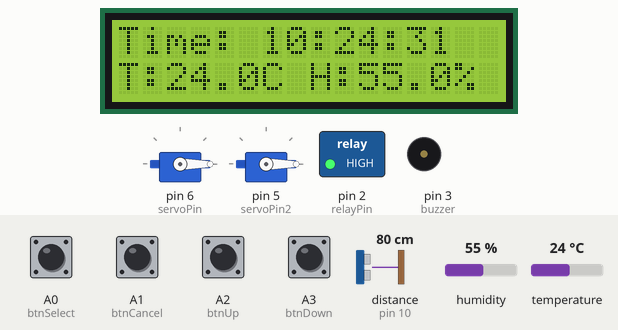
The sketch below on a simulated Arduino Uno, built with avr-gcc and run on an emulated ATmega328P. On the bench: 16×2 character LCD, 2 × servo, switched loads named in the sketch (green lamp = pin HIGH), buzzer (waves = sounding, pin HIGH). Wiring (inferred from the names in the program): ultrasonic range finder: trigger pin 11; echo pin 10. Inputs (shaded band) come from the test bench; at power-on: A0 (btnSelect), A1 (btnCancel), A2 (btnUp), A3 (btnDown) HIGH, distance to the obstacle (sensor on pin 10) 80 cm, humidity 55 %, temperature 24 °C. The echo pulse lasts 58.3 µs per cm; the local clock reads 2024-03-15 10:24:30 at power-on unless the sketch sets it; pins used as bus, display or sensor lines are not drawn; what the sketch prints to the serial monitor is not drawn.

Above: at 1.7 s.
1.8 s: A2 (btnUp) pulled LOW for 0.15 s
At 3.3 s:
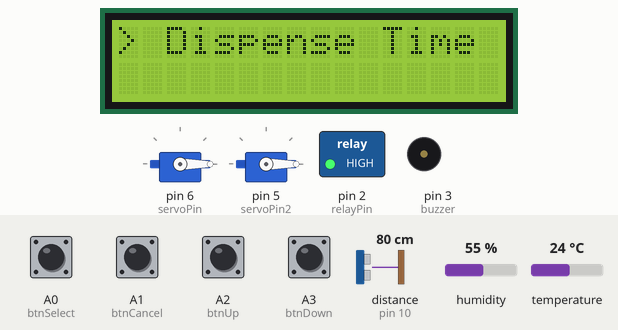
8.0 s: A0 (btnSelect) pulled LOW for 1 s
At 9.9 s:
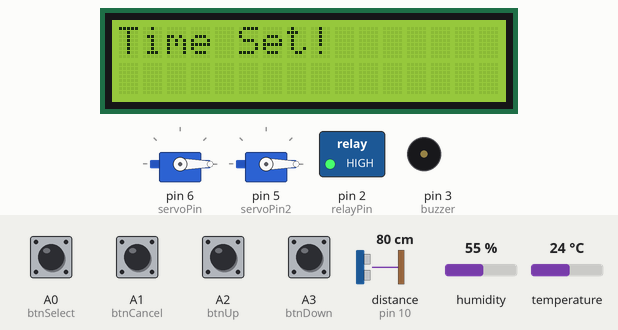
11.9 s: A3 (btnDown) pulled LOW for 0.15 s
At 12.6 s:
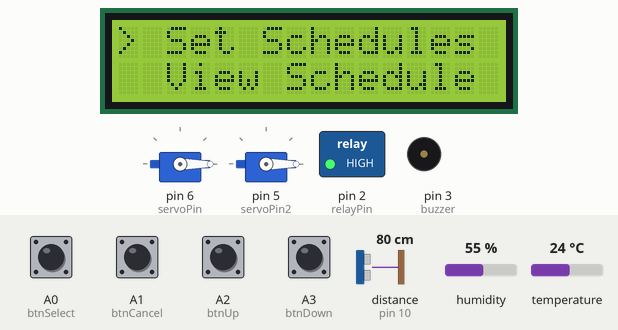
18.1 s: A0 (btnSelect) pulled LOW for 0.15 s
At 18.5 s:
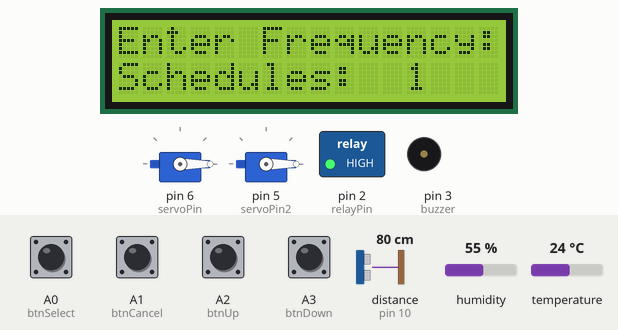
19.7 s: A0 (btnSelect) pulled LOW for 1 s
At 21.1 s:
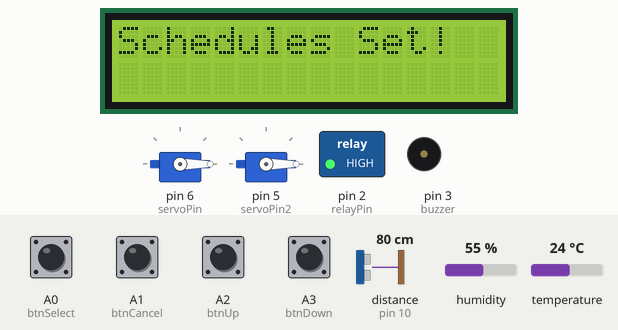
23.6 s: A2 (btnUp) pulled LOW for 1 s
At 23.97 s:
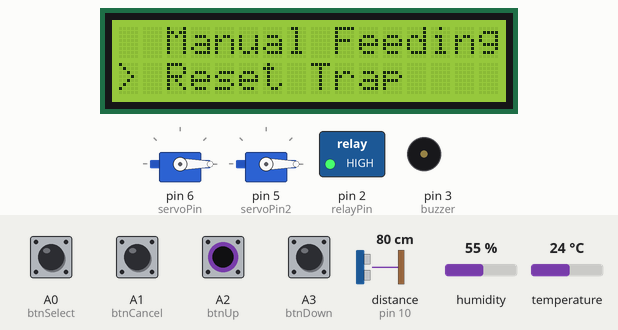
Timing chart, 0 to 26.6 s (numbered marks = the images above; inputs shaded):
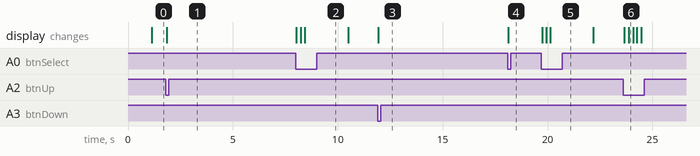

Measured:
- after the input at 1.8 s, the display: changes after 0.06 s (image 1)
- after the input at 8.0 s, the display: first changes at once (image 2 shows a later state)
- after the input at 11.9 s, the display: changes at once (image 3)
- after the input at 18.1 s, the display: changes at once (image 4)
- after the input at 19.7 s, the display: first changes at once (image 5 shows a later state)
- after the input at 23.6 s, the display: first changes after 0.05 s (image 6 shows a later state)

The sketch:

Cyreljade_Canete.ino
```cpp
#include <Wire.h>
#include <LiquidCrystal_I2C.h>
#include <Servo.h>  // Include the Servo library
#include <DHT.h>  // Include the DHT library
#include <RtcDS1302.h>
//  ultrasonic sensor 13 is echo 6 is trig
// LCD configuration
#define LCD_I2C_ADDRESS 0x27
LiquidCrystal_I2C lcd(LCD_I2C_ADDRESS, 16, 2);
// Ultrasonic sensor configuration
#define TRIG_PIN 11  // Trig pin connected to D11
#define ECHO_PIN 10  // Echo pin connected to D10
// Button pins
const int btnUp = A2;      // Up button
const int btnDown = A3;    // Down button
const int btnSelect = A0;  // Select button
const int btnCancel = A1;  // Cancel button

// Relay and Servo configuration
const int relayPin = 2;  // Relay module connected to A0
const int servoPin = 6;  // Servo motor connected to D6
const int servoPin2 = 5;
const int buzzer = 3;
Servo feederServo;        // Create
Servo trapServo;
// DS1302 Pin Definitions
#define DS1302_IO 8
#define DS1302_CLK 7
#define DS1302_RST 9

unsigned long lastScheduleCheckTime = 0;  // Timestamp of the last schedule check
const unsigned long scheduleCheckInterval = 60000;  // 60 seconds (in milliseconds)
unsigned long feedingStartTime = 0;  // Timestamp for scheduled feeding
bool feedingInProgress = false;      // Flag to track if feeding is in progress
// Initialize RTC instance
ThreeWire myWire(DS1302_IO, DS1302_CLK, DS1302_RST); // IO, SCLK, CE
RtcDS1302<ThreeWire> Rtc(myWire);

// DHT sensor configuration
#define DHTPIN 12         // Pin connected to DHT11 sensor
#define DHTTYPE DHT11     // DHT sensor type
DHT dht(DHTPIN, DHTTYPE); // Initialize DHT sensor


// Menu state
int menuIndex = 0;             // Current menu option (0 - Set a New Schedule, 1 - View Schedule, 2 - Manual Feeding, 3 - Reset Trap, 4 - Dispense Duration)
bool settingSchedule = false;  // If user is in the process of setting a schedule
int scheduleFrequency = 1;     // Number of schedules to be set
int scheduleHours[10];         // Array to store hours for each schedule (up to 10 schedules)
int scheduleMinutes[10];       // Array to store minutes for each schedule (up to 10 schedules)

// Dispense duration state
int dispenseDuration = 0;  // 0 = Water, 1 = Food
unsigned long dispenseTime = 0; // Dispense time in milliseconds

bool isIdle = true; // Flag to track whether the system is in idle mode
unsigned long lastUpdate = 0; // Timestamp for periodic updates
const unsigned long updateInterval = 500; // Update interval in milliseconds
unsigned long idleStartTime = 0;
const unsigned long idleTimeout = 7000;     // Timeout for inactivity (7 seconds)

// Debounce
unsigned long lastDebounceTime = 0;
const unsigned long debounceDelay = 200;  // Debounce delay in milliseconds
bool trapActivated = false;
// Function prototypes
bool isButtonPressed(int pin);
void updateMenu();
void resetToIdle();
void setSchedule();
void viewSchedule();
void setScheduleFrequency();
void setScheduleTime(int scheduleIndex);
void manualFeeding();
void resetTrap();  // Function to reset the trap
void setDispenseDuration(); // Function to set dispense duration
void setDispenseTime();  // Function to set dispense time
void updateIdleState();
void updateIdleDisplay();

void setup() {
  // Initialize LCD
  Serial.begin(9600);
  lcd.init();
  lcd.backlight();
  dht.begin();
  pinMode(TRIG_PIN, OUTPUT);
  pinMode(ECHO_PIN, INPUT);
  pinMode(btnUp, INPUT_PULLUP);
  pinMode(btnDown, INPUT_PULLUP);
  pinMode(btnSelect, INPUT_PULLUP);
  pinMode(btnCancel, INPUT_PULLUP);
  pinMode(buzzer, OUTPUT);
  pinMode(relayPin, OUTPUT);
  digitalWrite(relayPin, HIGH);
  digitalWrite(buzzer, LOW);
  feederServo.attach(servoPin);
  trapServo.attach(servoPin2);
  feederServo.write(0);  // Start servo at position 0
  trapServo.write(0);
  Rtc.Begin();

  // ---- Set RTC Time (Run Once, Then Comment This Line Out) ----


  // Initial idle state
  resetToIdle();
}


void loop() {
  unsigned long currentMillis = millis();
  checkScheduledFeeding();
  readUltrasonicSensor();
  if (feedingInProgress && (currentMillis - feedingStartTime >= dispenseTime)) {
    feedingInProgress = false;  // Reset feeding state
    resetToIdle();              // Return to idle state
  }
  // Check if the system is in idle state or menu
  // Update the idle state every second
  if (isIdle && (currentMillis - lastUpdate >= updateInterval)) {
    lastUpdate = currentMillis;
    updateIdleState();

  }

  // Automatically reset to idle if inactive for 7 seconds
  if (!isIdle && (currentMillis - idleStartTime >= idleTimeout)) {
    resetToIdle();
  }

  // Button presses for menu navigation
  if (isButtonPressed(btnUp)) {
    menuIndex = (menuIndex > 0) ? menuIndex - 1 : 4;
    updateMenu();
    idleStartTime = currentMillis;  // Reset idle timer on interaction
    isIdle = false;                // Exit idle mode
  }

  if (isButtonPressed(btnDown)) {
    menuIndex = (menuIndex < 4) ? menuIndex + 1 : 0;
    updateMenu();
    idleStartTime = currentMillis;  // Reset idle timer on interaction
    isIdle = false;                // Exit idle mode
  }

  if (isButtonPressed(btnSelect)) {
    if (menuIndex == 0) {
      setSchedule();
      } else if (menuIndex == 1) {
      viewSchedule();
    } else if (menuIndex == 2) {
      manualFeeding();
    } else if (menuIndex == 3) {
      resetTrap();
    } else if (menuIndex == 4) {
      setDispenseDuration();
    }
    idleStartTime = currentMillis;  // Reset idle timer on interaction
    isIdle = false;                // Exit idle mode
  }

  if (isButtonPressed(btnCancel)) {
    resetToIdle();
    idleStartTime = currentMillis;  // Reset idle timer on interaction
  }


}


void checkScheduledFeeding() {
  unsigned long currentMillis = millis();

  // Only check the schedule every 60 seconds
  if (currentMillis - lastScheduleCheckTime >= scheduleCheckInterval) {
    lastScheduleCheckTime = currentMillis;  // Update last check time

    // Get the current time
    RtcDateTime now = Rtc.GetDateTime();
    int currentHour = now.Hour();
    int currentMinute = now.Minute();

    // Check if there is a scheduled feeding
    for (int i = 0; i < scheduleFrequency; i++) {
      if (scheduleHours[i] == currentHour && scheduleMinutes[i] == currentMinute && !feedingInProgress) {
        // Schedule matches the current time, trigger feeding
        feedingStartTime = millis();  // Set the feeding start time
        feedingInProgress = true;     // Mark feeding as in progress
        manualFeeding();              // Call manual feeding function
        break;                        // Exit after the first match
      }
    }
  }
}

// Function to update the menu display
void updateMenu() {
  lcd.clear();  // Clear the display each time to avoid overlapping text

  // Only show two menu items at a time
  lcd.setCursor(0, 0);
  if (menuIndex == 0) {
    lcd.print("> Set Schedules");
  } else {
    lcd.print("  Set Schedules");
  }

  lcd.setCursor(0, 1);
  if (menuIndex == 1) {
    lcd.print("> View Schedule");
  } else {
    lcd.print("  View Schedule");
  }

  // Handle additional menu options by switching them out when needed
  if (menuIndex == 2) {
    lcd.clear();
    lcd.setCursor(0, 0);
    lcd.print("> Manual Feeding");
    lcd.setCursor(0, 1);
    lcd.print("  Reset Trap");
  } else if (menuIndex == 3) {
    lcd.clear();
    lcd.setCursor(0, 0);
    lcd.print("  Manual Feeding");
    lcd.setCursor(0, 1);
    lcd.print("> Reset Trap");
  } else if (menuIndex == 4) {
    lcd.clear();
    lcd.setCursor(0, 0);
    lcd.print("> Dispense Time");
  }
}

void manualFeeding() {
  lcd.clear();
  lcd.setCursor(0, 0);
  lcd.print("Manual Feeding...");

  // Turn on the relay
  digitalWrite(relayPin, LOW);
  digitalWrite(buzzer, HIGH);

  // Move the servo to 180 degrees
  for (int pos = 0; pos <= 180; pos += 5) {
    feederServo.write(pos);
    delay(50);  // Small delay between movements
  }

  // Wait for 3 seconds
  delay(3000);

  // Turn off the relay and reset servo to 0 degrees
  digitalWrite(relayPin, HIGH);
  digitalWrite(buzzer, LOW);
  for (int pos = 180; pos >= 0; pos -= 5) {
    feederServo.write(pos);
    delay(50);  // Small delay between movements
  }

  // Display confirmation
  lcd.clear();
  lcd.setCursor(0, 0);
  lcd.print("Feeding Done!");
  delay(2000);
  resetToIdle();
}

// Function to reset the trap (empty function)
void resetTrap() {
  lcd.clear();
  trapServo.write(0);
  trapActivated = false;
  lcd.setCursor(0, 0);
  lcd.print("Resetting Trap...");
  delay(1000);  // Empty action for reset, just a placeholder
  lcd.clear();
  lcd.setCursor(0, 0);
  lcd.print("Trap Reset Done!");
  delay(2000);
  resetToIdle();
}

// Function to set a new schedule
void setSchedule() {
  // First ask for the number of schedules to set
  setScheduleFrequency();

  // Set the schedule time for each frequency
  for (int i = 0; i < scheduleFrequency; i++) {
    setScheduleTime(i);
  }

  // After setting schedules, show confirmation and return to main menu
  lcd.clear();
  lcd.setCursor(0, 0);
  lcd.print("Schedules Set!");
  delay(2000);
  resetToIdle();
}

// Function to view the schedule
void viewSchedule() {
  int scheduleIndex = 0;  // Start at the first schedule
  bool viewing = true;

  while (viewing) {
    lcd.setCursor(0, 0);
    lcd.print("Scheduled Times:");

    // Prepare the time string with leading zeros if necessary
    char timeString[6];  // HH:MM format
    sprintf(timeString, "%02d:%02d", scheduleHours[scheduleIndex], scheduleMinutes[scheduleIndex]);

    // Display current schedule
    lcd.setCursor(0, 1);
    lcd.print("Sched ");
    lcd.print(scheduleIndex + 1);
    lcd.print(":  ");
    lcd.print(timeString);  // Show the formatted time

    // Check for next and previous scroll buttons
    if (isButtonPressed(btnUp)) {
      scheduleIndex++;
      if (scheduleIndex >= scheduleFrequency) {
        scheduleIndex = 0;  // Wrap around if the user goes beyond the last schedule
      }

    }

    if (isButtonPressed(btnDown)) {
      scheduleIndex--;
      if (scheduleIndex < 0) {
        scheduleIndex = scheduleFrequency - 1;  // Wrap around to the last schedule
      }

    }

    // Exit when Select or Cancel is pressed
    if (isButtonPressed(btnSelect) || isButtonPressed(btnCancel)) {
      resetToIdle();
      viewing = false;  // Exit the schedule view
    }


  }
}

// Function to set the frequency of schedules
void setScheduleFrequency() {
  lcd.clear();
  lcd.setCursor(0, 0);
  lcd.print("Enter Frequency:");

  // Let the user increment/decrement the frequency
  while (true) {
    lcd.setCursor(0, 1);
    lcd.print("Schedules: ");

    // Display frequency without leading zero or unwanted 10+ number
    if (scheduleFrequency < 10) {
      lcd.print(" ");                // Clear space for a single-digit number to avoid previous zero
      lcd.print(scheduleFrequency);  // Single digit without leading zero
    } else {
      lcd.print(scheduleFrequency);  // Display as usual for values from 10 upwards
    }

    if (isButtonPressed(btnUp)) {
      scheduleFrequency++;  // Increment frequency by 1
      if (scheduleFrequency > 10) {
        scheduleFrequency = 1;  // Wrap around to 1 if it exceeds 10
      }

    }

    if (isButtonPressed(btnDown)) {
      scheduleFrequency--;  // Decrement frequency by 1
      if (scheduleFrequency < 1) {
        scheduleFrequency = 10;  // Wrap around to 10 if it goes below 1
      }

    }

    if (isButtonPressed(btnSelect)) {
      break;  // Move to setting the times after selecting frequency
    }
  }
}

// Function to set hour and minute for each schedule
void setScheduleTime(int scheduleIndex) {
  int hour = 8;    // Default hour
  int minute = 0;  // Default minute
  lcd.clear();
  lcd.setCursor(0, 0);
  lcd.print("Schedule ");
  lcd.print(scheduleIndex + 1);

  // Set Hour
  lcd.setCursor(0, 1);
  lcd.print("Set Hour : ");
  while (true) {
    lcd.setCursor(12, 1);
    lcd.print(hour);

    if (isButtonPressed(btnUp)) {
      hour = (hour + 1) % 24;  // Increment hour, but it won't go above 23 (wrap around)

    }

    if (isButtonPressed(btnDown)) {
      hour = (hour - 1 + 24) % 24;  // Decrement hour, but it won't go below 0 (wrap around)

    }

    if (isButtonPressed(btnSelect)) {
      scheduleHours[scheduleIndex] = hour;
      break;  // Proceed to setting the minute
    }
  }

  // Set Minute
  lcd.clear();
  lcd.setCursor(0, 0);
  lcd.print("Schedule ");
  lcd.print(scheduleIndex + 1);
  lcd.setCursor(0, 1);
  lcd.print("Set Minute : ");

  while (true) {
    lcd.setCursor(12, 1);
    lcd.print(minute);

    if (isButtonPressed(btnUp)) {
      minute = (minute + 1) % 60;  // Increment minute, but it won't go above 59 (wrap around)

    }

    if (isButtonPressed(btnDown)) {
      minute = (minute - 1 + 60) % 60;  // Decrement minute, but it won't go below 0 (wrap around)

    }

    if (isButtonPressed(btnSelect)) {
      scheduleMinutes[scheduleIndex] = minute;
      break;  // Move to next schedule
    }
  }
}
void setDispenseDuration() {
  lcd.clear();


  // Choose Water or Food
  while (true) {
    lcd.setCursor(0, 0);
    if (dispenseDuration == 0) {
      lcd.print("> Water");
    } else {
      lcd.print("  Water");
    }

    if (dispenseDuration == 1) {
      lcd.setCursor(0, 1);
      lcd.print("> Food");
    } else {
      lcd.setCursor(0, 1);
      lcd.print("  Food");
    }

    if (isButtonPressed(btnUp)) {
      dispenseDuration = (dispenseDuration == 0) ? 1 : 0;

    }

    if (isButtonPressed(btnDown)) {
      dispenseDuration = (dispenseDuration == 0) ? 1 : 0;

    }

    if (isButtonPressed(btnSelect)) {
      setDispenseTime();  // Move to dispense time setting
      break;
    }

    if (isButtonPressed(btnCancel)) {
      resetToIdle();  // Exit if Cancel is pressed
      break;
    }
  }
}

// Function to set the dispense time
void setDispenseTime() {
  lcd.clear();
  lcd.setCursor(0, 0);
  lcd.print("Dispense Time");

  // Let the user increment/decrement the dispense time
  while (true) {
    lcd.setCursor(0, 1);
    lcd.print("Seconds: ");
    lcd.print(dispenseTime / 1000);  // Show time in seconds

    if (isButtonPressed(btnUp)) {
      dispenseTime += 1000;  // Increment time by 1 second

    }

    if (isButtonPressed(btnDown)) {
      dispenseTime = (dispenseTime > 1000) ? dispenseTime - 1000 : 0;  // Decrement time, don't go below 0

    }

    if (isButtonPressed(btnSelect)) {
      lcd.clear();
      lcd.setCursor(0, 0);
      lcd.print("Time Set!");
      delay(2000);
      resetToIdle();
      break;
    }

    if (isButtonPressed(btnCancel)) {
      resetToIdle();
      break;
    }
  }
}


// Function to check if a button is pressed (debounced)
bool isButtonPressed(int pin) {
  static unsigned long lastDebounceTime = 0;
  static int lastButtonState = HIGH;

  int currentButtonState = digitalRead(pin);
  if (currentButtonState == LOW && lastButtonState == HIGH && (millis() - lastDebounceTime) > debounceDelay) {
    lastDebounceTime = millis();
    lastButtonState = currentButtonState;
    return true;  // Button pressed
  }

  lastButtonState = currentButtonState;
  return false;
}

// Reset to idle state
void resetToIdle() {
  isIdle = true;  // Enter idle mode
  lastUpdate = millis();
  idleStartTime = millis();
  updateIdleDisplay();
}
void updateIdleDisplay() {
  lcd.clear();
  RtcDateTime now = Rtc.GetDateTime();

  lcd.setCursor(0, 0);
  char timeString[9]; // Format HH:MM:SS
  sprintf(timeString, "%02d:%02d:%02d", now.Hour(), now.Minute(), now.Second());
  lcd.print("Time: ");
  lcd.print(timeString);

  // Read temperature and humidity
  float temperature = dht.readTemperature();
  float humidity = dht.readHumidity();

  lcd.setCursor(0, 1);
  if (isnan(temperature) || isnan(humidity)) {
    lcd.print("Sensor Error");
  } else {
    lcd.print("T:");
    lcd.print(temperature, 1);  // Display temperature with 1 decimal
    lcd.print("C H:");
    lcd.print(humidity, 1);    // Display humidity with 1 decimal
    lcd.print("%");
  }
}
void readUltrasonicSensor() {
  digitalWrite(TRIG_PIN, LOW);
  delayMicroseconds(2);
  digitalWrite(TRIG_PIN, HIGH);
  delayMicroseconds(10);
  digitalWrite(TRIG_PIN, LOW);

  long duration = pulseIn(ECHO_PIN, HIGH);
  float distance = duration * 0.034 / 2;
  Serial.print("Distance: ");
  Serial.print(distance);
  Serial.println(" cm");
  if (distance > 0 && distance < 20) { // Object detected within 40 cm
        if (!trapActivated) {
            trapServo.write(180); // Move second servo to 180° only once
            trapActivated = true;
        }
    }
}

void updateIdleState() {
  updateIdleDisplay();  // Refresh display in idle mode
}
```
